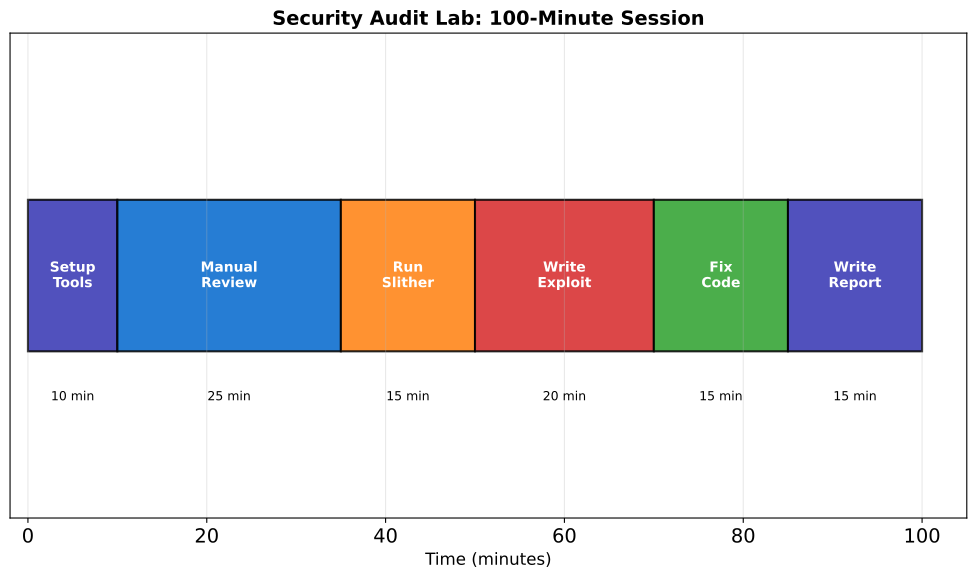

This chart was generated by the following Python code:
"""Security Audit Lab Workflow"""
import matplotlib.pyplot as plt
import numpy as np
from pathlib import Path

plt.rcParams.update({'font.size': 14, 'figure.figsize': (10, 6), 'figure.dpi': 150})
MLBLUE, MLORANGE, MLGREEN, MLRED, MLPURPLE = '#0066CC', '#FF7F0E', '#2CA02C', '#D62728', '#3333B2'

fig, ax = plt.subplots(figsize=(10, 6))
exercises = ['Setup\nTools', 'Manual\nReview', 'Run\nSlither', 'Write\nExploit', 'Fix\nCode', 'Write\nReport']
durations = [10, 25, 15, 20, 15, 15]
colors = [MLPURPLE, MLBLUE, MLORANGE, MLRED, MLGREEN, MLPURPLE]
positions = np.cumsum([0] + durations[:-1])

for i, (pos, dur, ex, col) in enumerate(zip(positions, durations, exercises, colors)):
    ax.barh(0, dur, left=pos, height=0.5, color=col, edgecolor='black', linewidth=1.5, alpha=0.85)
    ax.text(pos + dur/2, 0, ex, ha='center', va='center', fontsize=14, fontweight='bold', color='white')
    ax.text(pos + dur/2, -0.4, f'{dur} min', ha='center', va='center', fontsize=14)

ax.set_xlim(-2, 105)
ax.set_ylim(-0.8, 0.8)
ax.set_xlabel('Time (minutes)', fontsize=15)
ax.set_title('Security Audit Lab: 100-Minute Session', fontweight='bold', fontsize=14)
ax.set_yticks([])
ax.grid(True, alpha=0.3, axis='x')
plt.tight_layout()
plt.savefig(Path(__file__).parent / 'chart.pdf', bbox_inches='tight', dpi=300)
plt.close()
